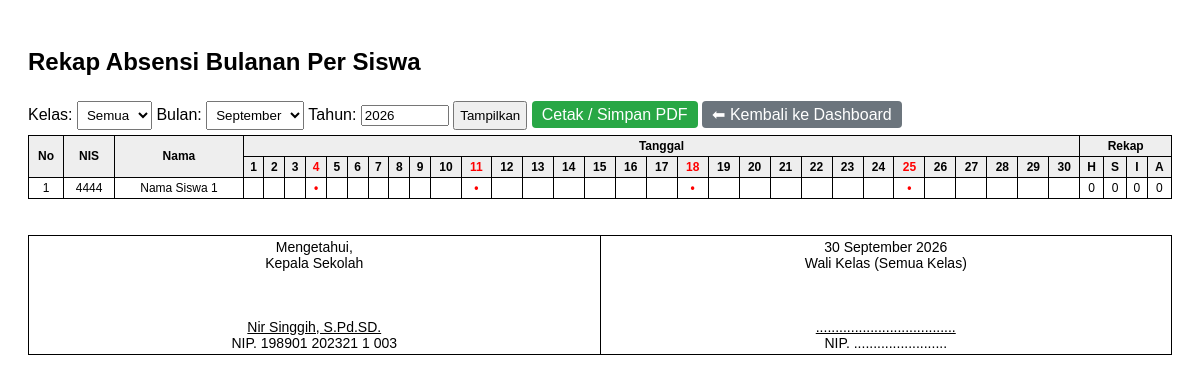
/rekap_bulanan_jumat.php, run on the app's committed database.
### tables this page shows
CREATE TABLE `siswa` (
  `id` int(11) NOT NULL,
  `nis` varchar(20) DEFAULT NULL,
  `nisn` varchar(20) DEFAULT NULL,
  `nama` varchar(100) DEFAULT NULL,
  `kelas` varchar(50) DEFAULT NULL,
  `status` varchar(10) NOT NULL DEFAULT 'aktif',
  `no_wa` varchar(20) DEFAULT NULL,
  `rfid_uid` varchar(50) DEFAULT NULL,
  `foto_siswa` varchar(255) DEFAULT NULL
);

CREATE TABLE `profil_sekolah` (
  `id` int(11) NOT NULL,
  `nama_sekolah` varchar(200) NOT NULL,
  `alamat` text NOT NULL,
  `kepala_sekolah` varchar(200) NOT NULL,
  `nip_kepala` varchar(50) NOT NULL,
  `logo` varchar(255) DEFAULT NULL,
  `background_kartu` varchar(255) DEFAULT NULL,
  `key_wa_sidobe` varchar(200) NOT NULL,
  `jam_masuk` time DEFAULT NULL,
  `jam_pulang` time DEFAULT NULL
);

### rekap_bulanan_jumat.php (the view, shortened to what this page needs)
<?php
include 'config.php';
$kelas = $_GET['kelas'] ?? '';
$bulan = $_GET['bulan'] ?? date('m');
$tahun = $_GET['tahun'] ?? date('Y');
$jumlahHari = cal_days_in_month(CAL_GREGORIAN, $bulan, $tahun);
$siswaQuery = "SELECT * FROM siswa WHERE status='aktif'";
$siswaQuery .= " ORDER BY nama";
$siswaResult = mysqli_query($conn, $siswaQuery);
$absensi = [];
$libur = [];
$profil = mysqli_fetch_assoc(mysqli_query($conn, "SELECT kepala_sekolah, nip_kepala FROM profil_sekolah LIMIT 1"));
$wali_nama = '....................................';
$wali_nip = '........................';
$tanggal_terakhir = date("j F Y", strtotime("$tahun-$bulan-" . cal_days_in_month(CAL_GREGORIAN, $bulan, $tahun)));
?>
<!DOCTYPE html>
<html lang="id">
<head>
</head>
<body>
  <h2>Rekap Absensi Bulanan Per Siswa</h2>
  <form method="get">
    <label>Kelas:
      <select name="kelas">
        <option value="">Semua</option>
      </select>
    </label>
    <label>Bulan:
      <select name="bulan">
        <?php for ($b = 1; $b <= 12; $b++) {
          $sel = ($b == $bulan) ? 'selected' : '';
          echo "<option value='$b' $sel>" . date('F', mktime(0, 0, 0, $b, 10)) . "</option>";
        } ?>
      </select>
    </label>
    <label>Tahun:
      <input type="number" name="tahun" value="<?= $tahun ?>" style="width: 80px;">
    </label>
    <button type="submit">Tampilkan</button>
    <a href="cetak_absen.php?kelas=<?= $kelas ?>&bulan=<?= $bulan ?>&tahun=<?= $tahun ?>" target="_blank" style="padding:5px 10px; background:#28a745; color:#fff; text-decoration:none; border-radius:4px;">Cetak / Simpan PDF</a>
	  <a href="dashboard.php"
   style="padding:5px 10px; background:#6c757d; color:#fff; text-decoration:none; border-radius:4px;">
   ⬅ Kembali ke Dashboard
</a>
  </form>
  <table>
    <thead>
      <tr>
        <th rowspan="2">No</th>
        <th rowspan="2">NIS</th>
        <th rowspan="2">Nama</th>
        <th colspan="<?= $jumlahHari ?>">Tanggal</th>
        <th colspan="4">Rekap</th>
      </tr>
      <tr>
        <?php
        for ($i = 1; $i <= $jumlahHari; $i++) {
          $tanggal = "$tahun-" . str_pad($bulan, 2, '0', STR_PAD_LEFT) . "-" . str_pad($i, 2, '0', STR_PAD_LEFT);
          $day = date('w', strtotime($tanggal));
          $class = ($day == 5) ? 'minggu' : '';
          echo "<th class='$class'>$i</th>";
        }
        ?>
        <th>H</th><th>S</th><th>I</th><th>A</th>
      </tr>
    </thead>
    <tbody>
      <?php
      $no = 1;
      while ($siswa = mysqli_fetch_assoc($siswaResult)) {
        $sid = $siswa['id'];
        echo "<tr>";
        echo "<td>$no</td>";
        echo "<td>{$siswa['nis']}</td>";
        echo "<td>{$siswa['nama']}</td>";
        $countH = $countS = $countI = $countA = 0;
        for ($i = 1; $i <= $jumlahHari; $i++) {
          $val = $absensi[$sid][$i] ?? '';
          $tanggal = "$tahun-" . str_pad($bulan, 2, '0', STR_PAD_LEFT) . "-" . str_pad($i, 2, '0', STR_PAD_LEFT);
          $day = date('w', strtotime($tanggal));
          if ($val == '') {
            if ($day == 5 || in_array($tanggal, $libur)) {
              echo "<td><span class='dot-red'>&bull;</span></td>";
            } else {
              echo "<td></td>";
            }
          }
        }
        echo "<td>$countH</td><td>$countS</td><td>$countI</td><td>$countA</td>";
        echo "</tr>";
        $no++;
      }
      ?>
    </tbody>
  </table>
  <br><br>
  <table style="width:100%; border:0; font-size:14px; text-align:center;">
    <tr>
      <td style="width:50%;">
        Mengetahui,<br>
        Kepala Sekolah<br><br><br><br>
        <u><?= $profil['kepala_sekolah'] ?? '....................................' ?></u><br>
        NIP. <?= $profil['nip_kepala'] ?? '........................' ?>
      </td>
      <td style="width:50%;">
        <?= $tanggal_terakhir ?><br>
        Wali Kelas <?= $kelas != '' ? $kelas : '(Semua Kelas)' ?><br><br><br><br>
        <u><?= $wali_nama ?></u><br>
        NIP. <?= $wali_nip ?>
      </td>
    </tr>
  </table>
</body>
</html>

### rekap_bulanan_jumat.php (style rules this page uses)
body { font-family: sans-serif; padding: 20px; }
table { border-collapse: collapse; width: 100%; font-size: 12px; }
th, td { border: 1px solid #000; text-align: center; padding: 3px; }
select, button { padding: 5px; margin: 5px 0; }
thead th { background: #eee; }
.minggu { color: red; }
.dot-red { color: red; font-weight: bold; }

### data on the page
siswa: nis "4444", nama "Nama Siswa 1", countH "0", countS "0", countI "0", countA "0"
profil_sekolah: kepala_sekolah "Nir Singgih, S.Pd.SD.", nip_kepala "198901 202321 1 003"

### other printed values
$tanggal_terakhir "30 September 2026"
$wali_nama "...................................."
$wali_nip "........................"
form field bulan "September"
